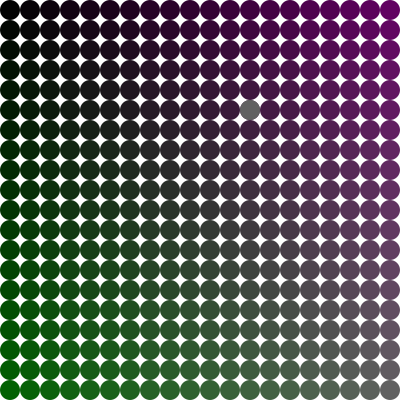
Frame 1 (no input)
Frame 60 (the mouse pressed at the canvas centre just before this capture): identical to frame 1, image omitted
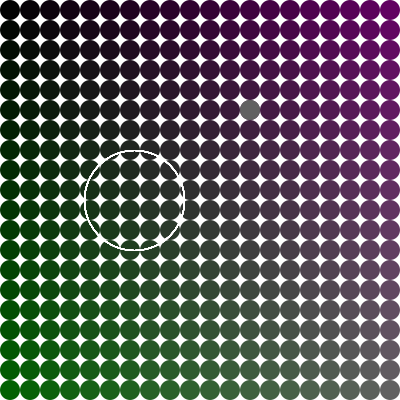
Frame 120 (the mouse held since frame 60 and released just before this capture)

The Processing sketch that drew these frames (run headless with seeded random() and noise(); from frame 60 on, the mouse is pressed at the canvas centre):

// Processing sketch: processing_133481
// ── processing_133481.pde


float randX = random(20);
float randY = random(20);

int randXint = int(randX) * 20 + 10;
int randYint = int(randY) * 20 + 10;

void setup() {
  size (400, 400);
  background (255);
  noStroke();


  for (float x = 10; x <= 400; x+=20) {
    for (float y = 10; y <= 400; y+=20) {
      fill(x/4, y/4, x/4);
      ellipse(x, y, 20, 20);
    }
    //println("@x="+x+"y="+y); //used for debugging
  }
  ellipse(randXint, randYint, 20, 20);
}

void draw () {
  if (mousePressed) {
    stroke(255);
  } else {
    stroke(0);
  }
  noFill();
  ellipse(mouseX-66, mouseY, 100, 100); 
}


void keyPressed() {
  
  if (key == 's' || key == 'S') {
    randYint += 20;
  }
  if (key == 'w' || key == 'W') {
    randYint -= 20;
  }

  if (key == 'a' || key == 'A') {
    randXint -= 20;
  }

  if (key == 'd' || key == 'D') {
    randXint += 20;
  }
  ellipse(randXint, randYint, 20, 20);
}
